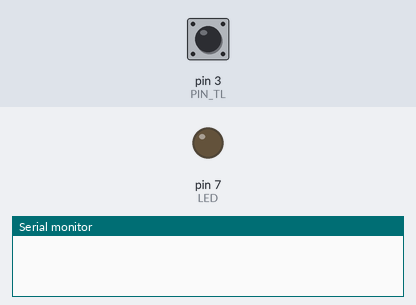
Bench run of a sketch on a simulated Arduino Uno, built with avr-gcc and run on an emulated ATmega328P. Parts: output pins drawn as LEDs (lit = HIGH), the last lines printed to the serial monitor. The inputs (shaded band) are chosen by the test bench; at power-on: pin 3 (PIN_TL) HIGH.

Above: at 1.2 s.
1.3 s: pin 3 (PIN_TL) pulled LOW for 0.15 s
At 1.69 s:
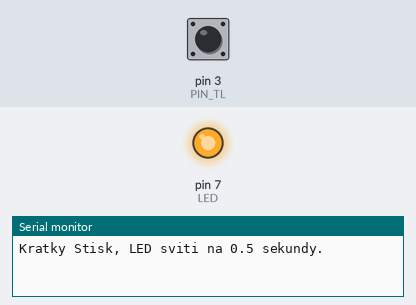
3.4 s: pin 3 (PIN_TL) pulled LOW for 1 s
At 5.6 s:
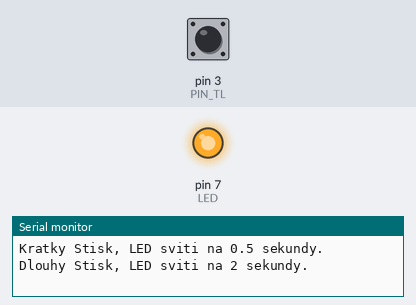
5.9 s: pin 3 (PIN_TL) pulled LOW for 3.2 s
Timing chart, 0 to 12.6 s (numbered marks = the images above; inputs shaded):
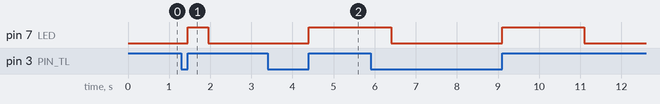

The sketch:

3.ino
```cpp
/*Napište program, který rozpozná dlouhý a krátký stisk tlačítka. Pokud bude tlačítko stisknuto déle než 1 sekundu, LED se rozsvítí na 2 sekundy.
Pokud bude stisknuto krátce (méně než 1 sekundu), LED se rozsvítí na 0.5 sekundy.
*/


#define PIN_TL 3
#define LED 7
#define ZAKMIT 20

bool StavTl;
bool PredchoziStavTl;
bool LedZapnuta = false;
unsigned long PosledniZmena;
unsigned long CasStisku;
unsigned long DobaStisku;
unsigned long CasRozsviceni;

void setup() {
  pinMode(PIN_TL, INPUT_PULLUP);
  pinMode(LED, OUTPUT);
  Serial.begin(9600);
  PredchoziStavTl = HIGH;
}

void loop() {
  StavTl = digitalRead(PIN_TL);
  if (StavTl != PredchoziStavTl && millis() >= PosledniZmena + ZAKMIT) {
    PredchoziStavTl = StavTl;
    PosledniZmena = millis();

    if (StavTl == LOW) {
      CasStisku = millis();  // Uložení času stisku
    } else {
      DobaStisku = millis() - CasStisku;  // Výpočet délky stisku

      if (DobaStisku >= 1000) {  // Pokud stisk trval déle než 1 sekundu
        digitalWrite(LED, HIGH);
        LedZapnuta = true;
        CasRozsviceni = millis();  // Uložení času, kdy se LED rozsvítila
        Serial.println("Dlouhy Stisk, LED sviti na 2 sekundy.");
      } else {  // Pokud stisk trval méně než 1 sekundu
        digitalWrite(LED, HIGH);
        LedZapnuta = true;
        CasRozsviceni = millis();  // Uložení času, kdy se LED rozsvítila
        Serial.println("Kratky Stisk, LED sviti na 0.5 sekundy.");
      }
    }
  }

  // Kontrola, zda je LED zapnutá a zda uplynul čas na její vypnutí
  if (LedZapnuta) {
    if (DobaStisku >= 1000 && millis() - CasRozsviceni >= 2000) {
      digitalWrite(LED, LOW);  // Zhasnutí LED po 2 sekundách
      LedZapnuta = false;
    } else if (DobaStisku < 1000 && millis() - CasRozsviceni >= 500) {
      digitalWrite(LED, LOW);  // Zhasnutí LED po 0.5 sekundě
      LedZapnuta = false;
    }
  }
}
```

Measured:
- after the input at 1.3 s, pin 7 (LED): LOW → HIGH after 0.15 s, → LOW 0.50 s later
- after the input at 3.4 s, pin 7 (LED): LOW → HIGH after 1.0 s
